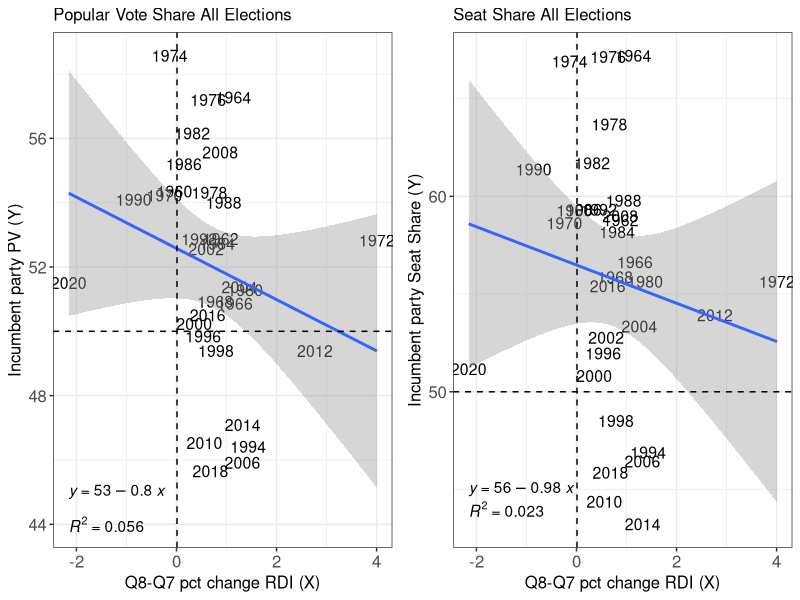
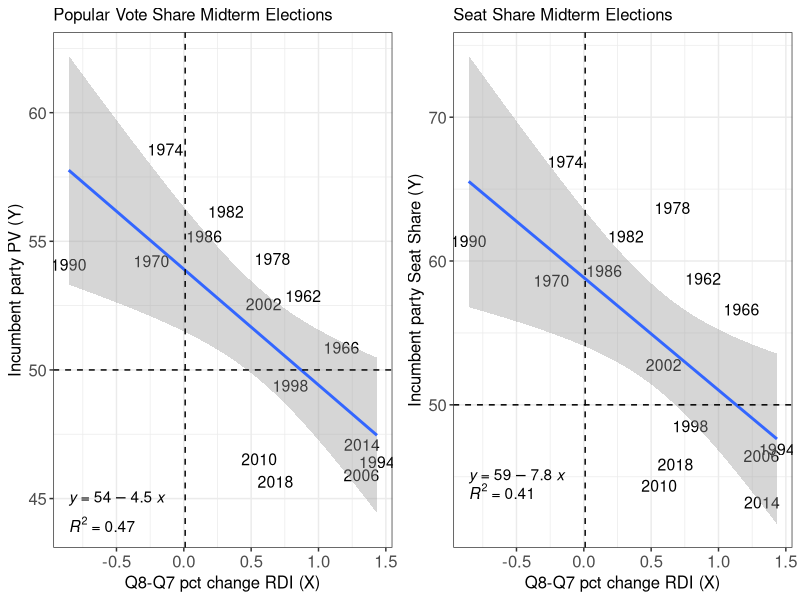
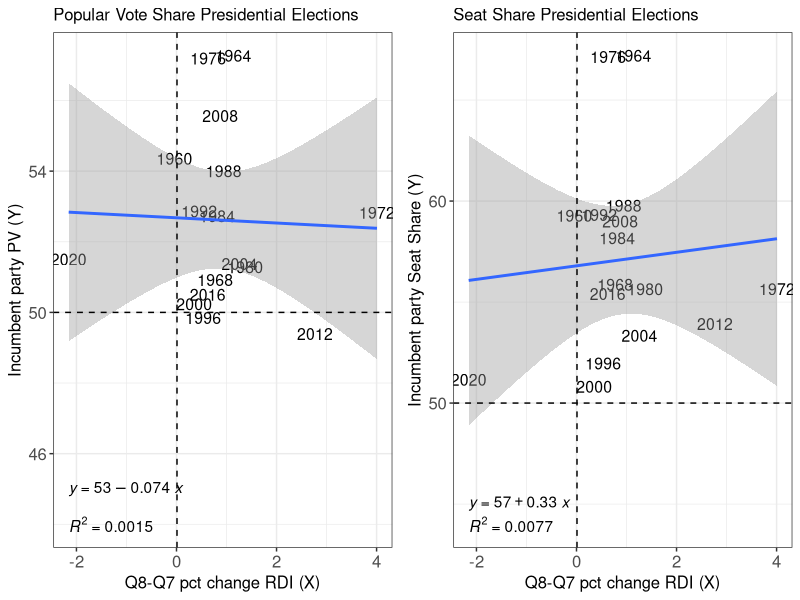

Source code (R) for these figures, in order:
## ---- chunk 1
library(readr)
require(tidyverse)
require(ggplot2)
require(dbplyr)
library(gridExtra)
library(ggpubr)


## Load Data
popvote_df <- read_csv('house_popvote_seats.csv') 
                                                   
#head(popvote_df)

##clean and format data 
popseatvote_df <- popvote_df %>% 
  mutate(R_seatshare = (R_seats / (R_seats + D_seats + Other_seats) * 100)) %>% 
  mutate(D_seatshare = (D_seats / (R_seats + D_seats + Other_seats) * 100)) %>% 
  mutate(Other_seatshare = (Other_seats / (R_seats + D_seats + Other_seats) * 100)) %>% 
  mutate(H_incumbent_seatshare = case_when(H_incumbent_party == "R" ~ R_seatshare,
                                           H_incumbent_party == "D" ~ D_seatshare))  

##subset for midterm years
mtpopseatvote_df <- popseatvote_df %>% 
  filter(year %in% c("1950", "1954", "1958", "1962", "1966", "1970", "1974", "1978", "1982", "1986", "1990", "1994", "1998", "2002", "2006", "2010" ,"2014", "2018" ) ) # as.character(seq(1950, 2018, 4))

#Subset for presidential years 
ppopseatvote_df <- popseatvote_df %>% 
  filter( !(year %in% c("1950", "1954", "1958", "1962", "1966", "1970", "1974", "1978", "1982", "1986", "1990", "1994", "1998", "2002", "2006", "2010" ,"2014", "2018"))) 

# as.character(seq(1950, 2018, 4))
         
## ---- chunk 2
rdi_df <- read_csv('RDI_quarterly.csv')

# merge    
allvotedata <- left_join(rdi_df, popseatvote_df, by = 'year')

# drop NAs (only election years)
allvotedata <- allvotedata %>%
  drop_na()

# new df
allvotedata2 <- allvotedata %>% 
    select('year', 'winner_party', 'H_incumbent_party', 'H_incumbent_party_majorvote_pct', 
           'quarter_cycle', 'DSPIC_change_pct', 'H_incumbent_seatshare') %>%
    filter(quarter_cycle == 8) 
## ---- chunk 3
#cor(allvotedata2$DSPIC_change_pct, allvotedata2$H_incumbent_party_majorvote_pct)

##RDI Correlation w/ seatshare
#cor(allvotedata2$DSPIC_change_pct, allvotedata2$H_incumbent_seatshare)
## ---- chunk 4
 #RDI plot PV

p1 <-  allvotedata2 %>%
   ggplot(aes(x=DSPIC_change_pct, y=H_incumbent_party_majorvote_pct,
             label=year)) + 
     geom_text(size = 4) +
     geom_smooth(method="lm", formula = y ~ x) +
    geom_hline(yintercept=50, lty=2) +
     geom_vline(xintercept=0.01, lty=2) + # median
     xlab("Q8-Q7 pct change RDI (X)") +
    ylab("Incumbent party PV (Y)") +
     theme_bw() +
     ggtitle("Popular Vote Share All Elections") + 
     theme(axis.text = element_text(size = 12),
           axis.title = element_text(size = 12),
           plot.title = element_text(size = 12)) +
    stat_regline_equation(label.y = 45, aes(label = ..eq.label..)) +
    stat_regline_equation(label.y = 44, aes(label = ..rr.label..))

#ss plot
p2 <- allvotedata2 %>%
   ggplot(aes(x=DSPIC_change_pct, y=H_incumbent_seatshare,
             label=year)) + 
     geom_text(size = 4) +
     geom_smooth(method="lm", formula = y ~ x) +
    geom_hline(yintercept=50, lty=2) +
     geom_vline(xintercept=0.01, lty=2) + # median
     xlab("Q8-Q7 pct change RDI (X)") +
    ylab("Incumbent party Seat Share (Y)") +
     theme_bw() +
     ggtitle("Seat Share All Elections") + 
     theme(axis.text = element_text(size = 12),
           axis.title = element_text(size = 12),
           plot.title = element_text(size = 12)) +
   stat_regline_equation(label.y = 45, aes(label = ..eq.label..)) +
   stat_regline_equation(label.y = 44, aes(label = ..rr.label..))

grid.arrange(p1, p2, ncol=2)
## ---- chunk 5
alllm_PV <- lm(H_incumbent_party_majorvote_pct ~ DSPIC_change_pct, 
            data = allvotedata2)
alllm_SS <- lm(H_incumbent_seatshare ~ DSPIC_change_pct, 
            data = allvotedata2)

#summary(alllm_PV)$r.squared
#summary(alllm_SS)$r.squared
## ---- chunk 6
rdi_df <- read_csv('RDI_quarterly.csv')

# merge    
votedata <- left_join(rdi_df, mtpopseatvote_df, by = 'year')

# drop NAs (only election years)
votedata <- votedata %>%
  drop_na()

# new df
votedata2 <- votedata %>% 
    select('year', 'winner_party', 'H_incumbent_party', 'H_incumbent_party_majorvote_pct', 
           'quarter_cycle', 'DSPIC_change_pct', 'H_incumbent_seatshare') %>%
    filter(quarter_cycle == 8) 
        
## ---- chunk 7
##RDI Correlation w/ pop vote 
#cor(votedata2$DSPIC_change_pct, votedata2$H_incumbent_party_majorvote_pct)

##RDI Correlation w/ seatshare
#cor(votedata2$DSPIC_change_pct, votedata2$H_incumbent_seatshare)
## ---- chunk 8
lm_PV <- lm(H_incumbent_party_majorvote_pct ~ DSPIC_change_pct, 
            data = votedata2)
lm_SS <- lm(H_incumbent_seatshare ~ DSPIC_change_pct, 
            data = votedata2)

## ---- chunk 9
 #RDI plot PV
 p3 <- votedata2 %>%
   ggplot(aes(x=DSPIC_change_pct, y=H_incumbent_party_majorvote_pct,
             label=year)) + 
     geom_text(size = 4) +
     geom_smooth(method="lm", formula = y ~ x) +
    geom_hline(yintercept=50, lty=2) +
     geom_vline(xintercept=0.01, lty=2) + # median
     xlab("Q8-Q7 pct change RDI (X)") +
    ylab("Incumbent party PV (Y)") +
     theme_bw() +
     ggtitle("Popular Vote Share Midterm Elections") + 
     theme(axis.text = element_text(size = 12),
           axis.title = element_text(size = 12),
           plot.title = element_text(size = 12)) +
    stat_regline_equation(label.y = 45, aes(label = ..eq.label..)) +
    stat_regline_equation(label.y = 44, aes(label = ..rr.label..))

#ss plot
p4 <- votedata2 %>%
   ggplot(aes(x=DSPIC_change_pct, y=H_incumbent_seatshare,
             label=year)) + 
     geom_text(size = 4) +
     geom_smooth(method="lm", formula = y ~ x) +
    geom_hline(yintercept=50, lty=2) +
     geom_vline(xintercept=0.01, lty=2) + # median
     xlab("Q8-Q7 pct change RDI (X)") +
    ylab("Incumbent party Seat Share (Y)") +
     theme_bw() +
     ggtitle("Seat Share Midterm Elections") + 
     theme(axis.text = element_text(size = 12),
           axis.title = element_text(size = 12),
           plot.title = element_text(size = 12)) +
    stat_regline_equation(label.y = 45, aes(label = ..eq.label..)) +
    stat_regline_equation(label.y = 44, aes(label = ..rr.label..))

grid.arrange(p3, p4, ncol=2)
## ---- chunk 10
#evaluate r squeared 
#summary(lm_PV)$r.squared
#summary(lm_SS)$r.squared
## ---- chunk 11
rdi_df <- read_csv('RDI_quarterly.csv')

# merge    
pvotedata <- left_join(rdi_df, ppopseatvote_df, by = 'year')

# drop NAs (only election years)
pvotedata <- pvotedata %>%
  drop_na()

# new df
pvotedata2 <- pvotedata %>% 
    select('year', 'winner_party', 'H_incumbent_party', 'H_incumbent_party_majorvote_pct', 
           'quarter_cycle', 'DSPIC_change_pct', 'H_incumbent_seatshare') %>%
    filter(quarter_cycle == 8) 

 #RDI plot PV
 p5 <- pvotedata2 %>%
   ggplot(aes(x=DSPIC_change_pct, y=H_incumbent_party_majorvote_pct,
             label=year)) + 
     geom_text(size = 4) +
     geom_smooth(method="lm", formula = y ~ x) +
    geom_hline(yintercept=50, lty=2) +
     geom_vline(xintercept=0.01, lty=2) + # median
     xlab("Q8-Q7 pct change RDI (X)") +
    ylab("Incumbent party PV (Y)") +
     theme_bw() +
     ggtitle("Popular Vote Share Presidential Elections") + 
     theme(axis.text = element_text(size = 12),
           axis.title = element_text(size = 12),
           plot.title = element_text(size = 12)) +
    stat_regline_equation(label.y = 45, aes(label = ..eq.label..)) +
    stat_regline_equation(label.y = 44, aes(label = ..rr.label..))

#ss plot
p6 <- pvotedata2 %>%
   ggplot(aes(x=DSPIC_change_pct, y=H_incumbent_seatshare,
             label=year)) + 
     geom_text(size = 4) +
     geom_smooth(method="lm", formula = y ~ x) +
    geom_hline(yintercept=50, lty=2) +
     geom_vline(xintercept=0.01, lty=2) + # median
     xlab("Q8-Q7 pct change RDI (X)") +
    ylab("Incumbent party Seat Share (Y)") +
     theme_bw() +
     ggtitle("Seat Share Presidential Elections") + 
     theme(axis.text = element_text(size = 12),
           axis.title = element_text(size = 12),
           plot.title = element_text(size = 12)) +
    stat_regline_equation(label.y = 45, aes(label = ..eq.label..)) +
    stat_regline_equation(label.y = 44, aes(label = ..rr.label..))
    


grid.arrange(p5, p6, ncol=2)

## ---- chunk 12
plm_PV <- lm(H_incumbent_party_majorvote_pct ~ DSPIC_change_pct, 
            data = pvotedata2)
plm_SS <- lm(H_incumbent_seatshare ~ DSPIC_change_pct, 
            data = pvotedata2)

#summary(plm_PV)$r.squared
#summary(plm_SS)$r.squared
## ---- chunk 13

mostrecent<- rdi_df %>% 
  subset(year == 2022 & quarter_cycle == 5) %>% 
  select(DSPIC_change_pct)

predict(lm_PV, mostrecent, interval="prediction")
predict(lm_SS, mostrecent, interval="prediction")
